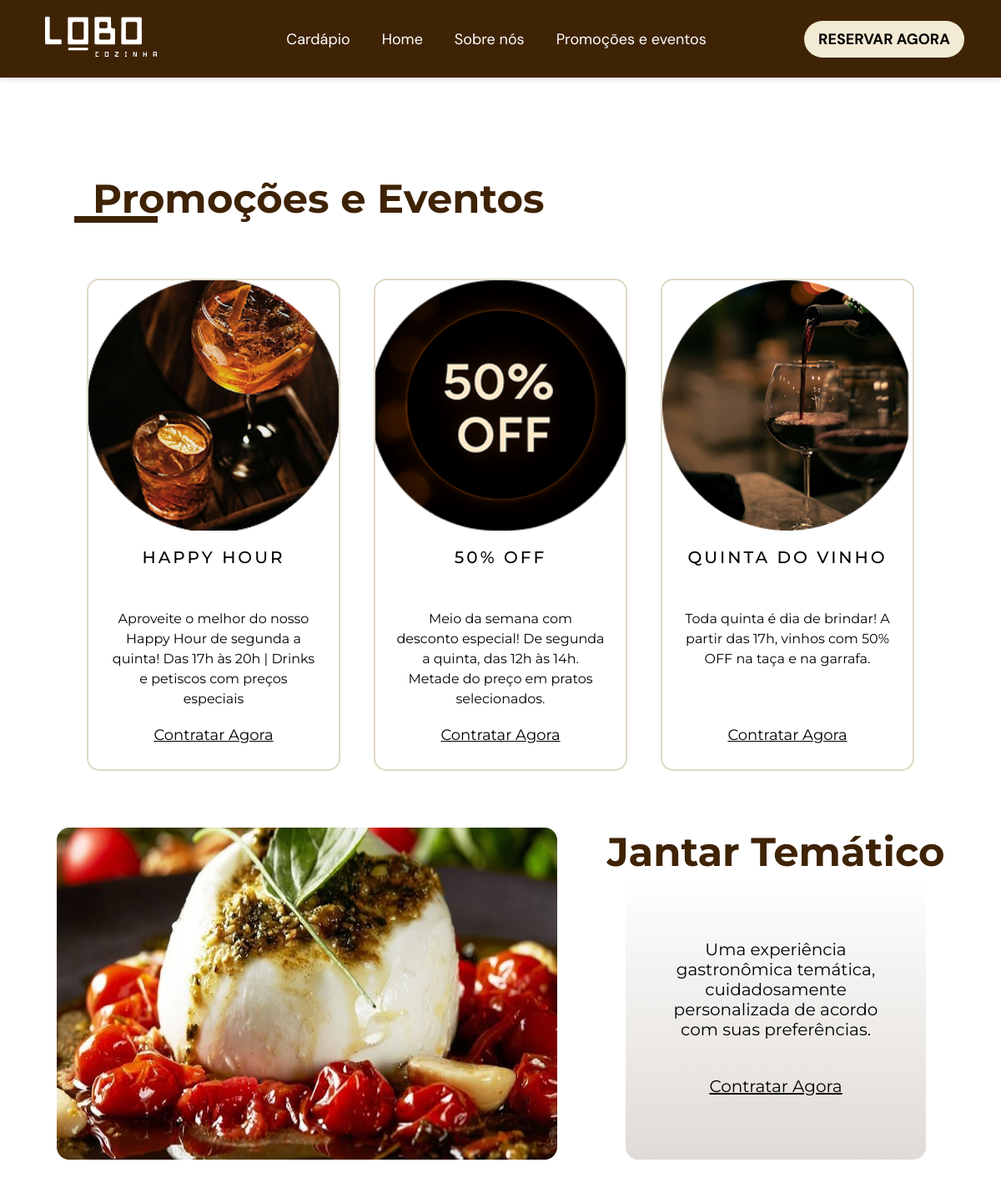
/promocoes/, run on the app's committed database.
### restaurante/models.py (models this page shows, shortened)
class PromocaoEvento(models.Model):
    titulo = models.CharField(max_length=100)
    descricao = models.TextField()
    imagem = models.ImageField(upload_to='promocoes/')

### restaurante/views.py (the view)
# urls.py: path('promocoes/', views.promocoes, name='promocoes'),
def promocoes(request):
    dados = PromocaoEvento.objects.all()
    return render(request, 'restaurante/promocoes.html', {'dados': dados})

### restaurante/templates/restaurante/promocoes.html (shortened to what this page needs)
{% load static %}
<!DOCTYPE html>
<html lang="pt-br">
<head>
    <link rel="stylesheet" href="{% static 'styles/styles_promo/promo.css' %}">
    <link rel="stylesheet" href="https://cdnjs.cloudflare.com/ajax/libs/font-awesome/7.0.1/css/all.min.css" />
</head>
<body>
    <header>
        <nav id="navbar">
            <a href="{% url 'equipe' %}" class="logo">
                <img src="{% static 'media/logo_lobo.png' %}" alt="Logo">
            </a>
            <ul class="menu">
                <li><a href="{% url 'executivo' %}">Cardápio</a></li>
                <li><a href="{% url 'equipe' %}">Home</a></li>
                <li><a href="{% url 'feedbacks' %}">Sobre nós</a></li>
                <li><a href="{% url 'promocoes' %}">Promoções e eventos</a></li>
            </ul>
            <a class="btn-inscrever" href="#">RESERVAR AGORA</a>
        </nav>
    </header>
    <div class="spacing"></div>
    <section>
        <div class="main-container text-h2">
            <h2><span class="sublinhado">Promoções</span> e Eventos</h2>
            <div class="container-sec">
                <div class="promo-grid grid-3">
                    {% for promo in dados %}
                    <div class="promo-card">
                        {% if promo.imagem %}
                        <img class="gradiente" src="{{ promo.imagem.url }}" alt="{{ promo.titulo }}">
                        {% else %}
                        <p><i>Imagem não disponível</i></p>
                        {% endif %}
                        <div class="text-h3">
                            <h3>{{ promo.titulo }}</h3>
                        </div>
                        <p class="promo-text">{{ promo.descricao }}</p>
                        <a class="contact" href="#">Contratar Agora</a>
                    </div>
                    {% empty %}
                        <p>Não há promoções disponíveis.</p>
                    {% endfor %}
                </div>
            </div>
        </div>
    </section>
    <section>
        <div class="main-container">
            <div class="container-3">
                <img src="{% static 'media/comida_promo.png' %}" alt="">
                <div class="jantar">
                    <h2>Jantar Temático</h2>
                    <div class="bg-jantar">
                        <p>Uma experiência gastronômica temática, cuidadosamente personalizada de acordo com suas preferências.</p>
                        <a href="#">Contratar Agora</a>
                    </div>
                </div>
            </div>
        </div>
    </section>
</body>
</html>

### static/styles/styles_promo/promo.css (style rules this page uses)
* { margin: 0; padding: 0; box-sizing: border-box; }
body { background-color: #FFFFFF; }
.spacing { height: 88px; }
.main-container { max-width: 1600px; margin: 0 auto; }
h1, h2, h3, h4, p, a { font-family: "Montserrat", sans-serif; }
header { width: 100%; position: fixed; box-shadow: 0 4px 6px -1px rgba(0, 0, 0, 0.1); background-color: #3F2305; z-index: 10; font-family: "DM Sans", sans-serif; }
header a { font-family: "DM Sans", sans-serif; }
header nav ul { display: flex; }
header nav ul li { list-style: none; }
#navbar { display: flex; width: 100%; align-items: center; justify-content: space-between; margin-left: 10px; margin-right: 10px; padding: 20px 44px 20px 44px; }
.menu { gap: 38px; }
.menu a { text-decoration: none; color: #FFFFFF; font-size: 18px; transition: color .300ms ease; }
.btn-inscrever { color: #000000; font-weight: bold; font-size: 18px; text-decoration: none; padding: 10px 17px; background-color: #F2EAD3; border-radius: 100px; margin-right: 10px; }
.text-h2 h2 { font-size: 48px; color: #3F2305; font-weight: 700; margin-left: 111px; margin-top: calc(209px - 88px); margin-bottom: 67px; }
.sublinhado { position: relative; display: inline-block; }
.sublinhado::after { content: ''; position: absolute; width: 100px; height: 8px; background-color: #3F2305; bottom: 0px; left: -22px; }
.container-sec { max-width: 1600px; justify-content: center; display: flex; min-height: 590px; }
.promo-grid { display: grid; gap: 40px; }
.grid-3 { grid-template-columns: repeat(3, 1fr); }
.promo-card { display: flex; justify-content: start; text-align: center; align-items: center; flex-direction: column; max-width: 360px; border: 2px solid #DED7C2; border-radius: 15px; }
.promo-card img { width: 100%; max-width: 300px; height: 300px; object-fit: cover; object-position: center bottom; border-radius: 15px 15px 0 0; }
.text-h3 h3 { font-size: 20px; font-weight: 500; letter-spacing: calc(15/100 * 20px); margin-top: 20px; margin-bottom: 30px; }
.promo-text { display: flex; font-size: 16px; max-width: 280px; min-height: 120px; line-height: 24px; margin-top: 20px; margin-bottom: 20px; padding-left: 15px; padding-right: 15px; }
.contact { font-size: 18px; font-weight: 400; color: #000000; }
.container-3 { max-width: 1600px; justify-content: center; display: flex; margin-top: 68px; text-align: center; gap: 60px; margin-bottom: 140px; }
.jantar { max-width: 406px; text-align: center; align-items: center; justify-content: center; display: flex; flex-direction: column; }
.jantar h2 { font-size: 48px; color: #3F2305; font-weight: 700; }
.bg-jantar { width: 360px; min-height: 340px; display: flex; flex-direction: column; justify-content: center; align-items: center; background: linear-gradient(to bottom, rgba(255, 255, 255, 0) 0%, #3f23052a 100%); border-radius: 15px; }
.bg-jantar p { font-size: 20px; margin-bottom: 44px; max-width: 260px; display: flex; }
.bg-jantar a { font-size: 20px; font-weight: 400; color: #000000; }

### data on the page
PromocaoEvento: imagem (picture), titulo "HAPPY HOUR", descricao "Aproveite o melhor do nosso Happy Hour de segunda a quinta! Das 17h às 20h | Drinks e petiscos com preços especiais"
PromocaoEvento: imagem (picture), titulo "50% OFF", descricao "Meio da semana com desconto especial! De segunda a quinta, das 12h às 14h. Metade do preço em pratos selecionados."
PromocaoEvento: imagem (picture), titulo "QUINTA DO VINHO", descricao "Toda quinta é dia de brindar! A partir das 17h, vinhos com 50% OFF na taça e na garrafa."
